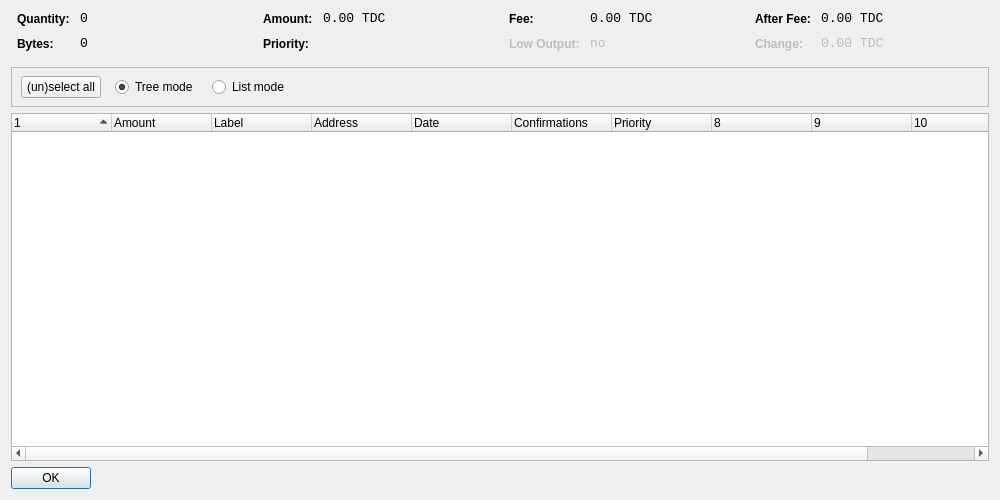
<?xml version="1.0" encoding="UTF-8"?>
<ui version="4.0">
 <class>CoinControlDialog</class>
 <widget class="QDialog" name="CoinControlDialog">
  <property name="geometry">
   <rect>
    <x>0</x>
    <y>0</y>
    <width>1000</width>
    <height>500</height>
   </rect>
  </property>
  <property name="windowTitle">
   <string>Coin Control</string>
  </property>
  <layout class="QVBoxLayout" name="verticalLayout">
   <item>
    <layout class="QHBoxLayout" name="horizontalLayoutTop" stretch="0,0,0,0">
     <property name="topMargin">
      <number>0</number>
     </property>
     <property name="bottomMargin">
      <number>10</number>
     </property>
     <item>
      <layout class="QFormLayout" name="formLayoutCoinControl1">
       <property name="horizontalSpacing">
        <number>10</number>
       </property>
       <property name="verticalSpacing">
        <number>10</number>
       </property>
       <property name="leftMargin">
        <number>6</number>
       </property>
       <property name="rightMargin">
        <number>6</number>
       </property>
       <item row="0" column="0">
        <widget class="QLabel" name="labelCoinControlQuantityText">
         <property name="styleSheet">
          <string notr="true">font-weight:bold;</string>
         </property>
         <property name="text">
          <string>Quantity:</string>
         </property>
        </widget>
       </item>
       <item row="0" column="1">
        <widget class="QLabel" name="labelCoinControlQuantity">
         <property name="font">
          <font>
           <family>Monospace</family>
           <pointsize>10</pointsize>
          </font>
         </property>
         <property name="cursor">
          <cursorShape>IBeamCursor</cursorShape>
         </property>
         <property name="contextMenuPolicy">
          <enum>Qt::ActionsContextMenu</enum>
         </property>
         <property name="text">
          <string notr="true">0</string>
         </property>
         <property name="textInteractionFlags">
          <set>Qt::LinksAccessibleByMouse|Qt::TextSelectableByKeyboard|Qt::TextSelectableByMouse</set>
         </property>
        </widget>
       </item>
       <item row="1" column="0">
        <widget class="QLabel" name="labelCoinControlBytesText">
         <property name="styleSheet">
          <string notr="true">font-weight:bold;</string>
         </property>
         <property name="text">
          <string>Bytes:</string>
         </property>
        </widget>
       </item>
       <item row="1" column="1">
        <widget class="QLabel" name="labelCoinControlBytes">
         <property name="font">
          <font>
           <family>Monospace</family>
           <pointsize>10</pointsize>
          </font>
         </property>
         <property name="cursor">
          <cursorShape>IBeamCursor</cursorShape>
         </property>
         <property name="contextMenuPolicy">
          <enum>Qt::ActionsContextMenu</enum>
         </property>
         <property name="text">
          <string notr="true">0</string>
         </property>
         <property name="textInteractionFlags">
          <set>Qt::LinksAccessibleByMouse|Qt::TextSelectableByKeyboard|Qt::TextSelectableByMouse</set>
         </property>
        </widget>
       </item>
      </layout>
     </item>
     <item>
      <layout class="QFormLayout" name="formLayoutCoinControl2">
       <property name="horizontalSpacing">
        <number>10</number>
       </property>
       <property name="verticalSpacing">
        <number>10</number>
       </property>
       <property name="leftMargin">
        <number>6</number>
       </property>
       <property name="rightMargin">
        <number>6</number>
       </property>
       <item row="0" column="0">
        <widget class="QLabel" name="labelCoinControlAmountText">
         <property name="styleSheet">
          <string notr="true">font-weight:bold;</string>
         </property>
         <property name="text">
          <string>Amount:</string>
         </property>
        </widget>
       </item>
       <item row="0" column="1">
        <widget class="QLabel" name="labelCoinControlAmount">
         <property name="font">
          <font>
           <family>Monospace</family>
           <pointsize>10</pointsize>
          </font>
         </property>
         <property name="cursor">
          <cursorShape>IBeamCursor</cursorShape>
         </property>
         <property name="contextMenuPolicy">
          <enum>Qt::ActionsContextMenu</enum>
         </property>
         <property name="text">
          <string notr="true">0.00 TDC</string>
         </property>
         <property name="textInteractionFlags">
          <set>Qt::LinksAccessibleByMouse|Qt::TextSelectableByKeyboard|Qt::TextSelectableByMouse</set>
         </property>
        </widget>
       </item>
       <item row="1" column="0">
        <widget class="QLabel" name="labelCoinControlPriorityText">
         <property name="styleSheet">
          <string notr="true">font-weight:bold;</string>
         </property>
         <property name="text">
          <string>Priority:</string>
         </property>
        </widget>
       </item>
       <item row="1" column="1">
        <widget class="QLabel" name="labelCoinControlPriority">
         <property name="font">
          <font>
           <family>Monospace</family>
           <pointsize>10</pointsize>
          </font>
         </property>
         <property name="cursor">
          <cursorShape>IBeamCursor</cursorShape>
         </property>
         <property name="contextMenuPolicy">
          <enum>Qt::ActionsContextMenu</enum>
         </property>
         <property name="text">
          <string/>
         </property>
         <property name="textInteractionFlags">
          <set>Qt::LinksAccessibleByMouse|Qt::TextSelectableByKeyboard|Qt::TextSelectableByMouse</set>
         </property>
        </widget>
       </item>
      </layout>
     </item>
     <item>
      <layout class="QFormLayout" name="formLayoutCoinControl3">
       <property name="horizontalSpacing">
        <number>10</number>
       </property>
       <property name="verticalSpacing">
        <number>10</number>
       </property>
       <property name="leftMargin">
        <number>6</number>
       </property>
       <property name="rightMargin">
        <number>6</number>
       </property>
       <item row="0" column="0">
        <widget class="QLabel" name="labelCoinControlFeeText">
         <property name="styleSheet">
          <string notr="true">font-weight:bold;</string>
         </property>
         <property name="text">
          <string>Fee:</string>
         </property>
        </widget>
       </item>
       <item row="0" column="1">
        <widget class="QLabel" name="labelCoinControlFee">
         <property name="font">
          <font>
           <family>Monospace</family>
           <pointsize>10</pointsize>
          </font>
         </property>
         <property name="cursor">
          <cursorShape>IBeamCursor</cursorShape>
         </property>
         <property name="contextMenuPolicy">
          <enum>Qt::ActionsContextMenu</enum>
         </property>
         <property name="text">
          <string notr="true">0.00 TDC</string>
         </property>
         <property name="textInteractionFlags">
          <set>Qt::LinksAccessibleByMouse|Qt::TextSelectableByKeyboard|Qt::TextSelectableByMouse</set>
         </property>
        </widget>
       </item>
       <item row="1" column="0">
        <widget class="QLabel" name="labelCoinControlLowOutputText">
         <property name="enabled">
          <bool>false</bool>
         </property>
         <property name="styleSheet">
          <string notr="true">font-weight:bold;</string>
         </property>
         <property name="text">
          <string>Low Output:</string>
         </property>
        </widget>
       </item>
       <item row="1" column="1">
        <widget class="QLabel" name="labelCoinControlLowOutput">
         <property name="enabled">
          <bool>false</bool>
         </property>
         <property name="font">
          <font>
           <family>Monospace</family>
           <pointsize>10</pointsize>
          </font>
         </property>
         <property name="cursor">
          <cursorShape>IBeamCursor</cursorShape>
         </property>
         <property name="contextMenuPolicy">
          <enum>Qt::ActionsContextMenu</enum>
         </property>
         <property name="text">
          <string notr="true">no</string>
         </property>
         <property name="textInteractionFlags">
          <set>Qt::LinksAccessibleByMouse|Qt::TextSelectableByKeyboard|Qt::TextSelectableByMouse</set>
         </property>
        </widget>
       </item>
      </layout>
     </item>
     <item>
      <layout class="QFormLayout" name="formLayoutCoinControl4">
       <property name="horizontalSpacing">
        <number>10</number>
       </property>
       <property name="verticalSpacing">
        <number>10</number>
       </property>
       <property name="leftMargin">
        <number>6</number>
       </property>
       <property name="rightMargin">
        <number>6</number>
       </property>
       <item row="0" column="0">
        <widget class="QLabel" name="labelCoinControlAfterFeeText">
         <property name="styleSheet">
          <string notr="true">font-weight:bold;</string>
         </property>
         <property name="text">
          <string>After Fee:</string>
         </property>
        </widget>
       </item>
       <item row="0" column="1">
        <widget class="QLabel" name="labelCoinControlAfterFee">
         <property name="font">
          <font>
           <family>Monospace</family>
           <pointsize>10</pointsize>
          </font>
         </property>
         <property name="cursor">
          <cursorShape>IBeamCursor</cursorShape>
         </property>
         <property name="contextMenuPolicy">
          <enum>Qt::ActionsContextMenu</enum>
         </property>
         <property name="text">
          <string notr="true">0.00 TDC</string>
         </property>
         <property name="textInteractionFlags">
          <set>Qt::LinksAccessibleByMouse|Qt::TextSelectableByKeyboard|Qt::TextSelectableByMouse</set>
         </property>
        </widget>
       </item>
       <item row="1" column="0">
        <widget class="QLabel" name="labelCoinControlChangeText">
         <property name="enabled">
          <bool>false</bool>
         </property>
         <property name="styleSheet">
          <string notr="true">font-weight:bold;</string>
         </property>
         <property name="text">
          <string>Change:</string>
         </property>
        </widget>
       </item>
       <item row="1" column="1">
        <widget class="QLabel" name="labelCoinControlChange">
         <property name="enabled">
          <bool>false</bool>
         </property>
         <property name="font">
          <font>
           <family>Monospace</family>
           <pointsize>10</pointsize>
          </font>
         </property>
         <property name="cursor">
          <cursorShape>IBeamCursor</cursorShape>
         </property>
         <property name="contextMenuPolicy">
          <enum>Qt::ActionsContextMenu</enum>
         </property>
         <property name="text">
          <string notr="true">0.00 TDC</string>
         </property>
         <property name="textInteractionFlags">
          <set>Qt::LinksAccessibleByMouse|Qt::TextSelectableByKeyboard|Qt::TextSelectableByMouse</set>
         </property>
        </widget>
       </item>
      </layout>
     </item>
    </layout>
   </item>
   <item>
    <widget class="QFrame" name="frame">
     <property name="minimumSize">
      <size>
       <width>0</width>
       <height>40</height>
      </size>
     </property>
     <property name="frameShape">
      <enum>QFrame::StyledPanel</enum>
     </property>
     <property name="frameShadow">
      <enum>QFrame::Sunken</enum>
     </property>
     <widget class="QWidget" name="horizontalLayoutWidget">
      <property name="geometry">
       <rect>
        <x>10</x>
        <y>0</y>
        <width>781</width>
        <height>41</height>
       </rect>
      </property>
      <layout class="QHBoxLayout" name="horizontalLayoutPanel" stretch="0,0,0,0,0">
       <property name="spacing">
        <number>14</number>
       </property>
       <item>
        <widget class="QPushButton" name="pushButtonSelectAll">
         <property name="sizePolicy">
          <sizepolicy hsizetype="Maximum" vsizetype="Fixed">
           <horstretch>0</horstretch>
           <verstretch>0</verstretch>
          </sizepolicy>
         </property>
         <property name="text">
          <string>(un)select all</string>
         </property>
        </widget>
       </item>
       <item>
        <widget class="QRadioButton" name="radioTreeMode">
         <property name="sizePolicy">
          <sizepolicy hsizetype="Maximum" vsizetype="Fixed">
           <horstretch>0</horstretch>
           <verstretch>0</verstretch>
          </sizepolicy>
         </property>
         <property name="text">
          <string>Tree mode</string>
         </property>
         <property name="checked">
          <bool>true</bool>
         </property>
        </widget>
       </item>
       <item>
        <widget class="QRadioButton" name="radioListMode">
         <property name="sizePolicy">
          <sizepolicy hsizetype="Maximum" vsizetype="Fixed">
           <horstretch>0</horstretch>
           <verstretch>0</verstretch>
          </sizepolicy>
         </property>
         <property name="text">
          <string>List mode</string>
         </property>
        </widget>
       </item>
       <item>
        <spacer name="horizontalSpacer">
         <property name="orientation">
          <enum>Qt::Horizontal</enum>
         </property>
         <property name="sizeHint" stdset="0">
          <size>
           <width>40</width>
           <height>20</height>
          </size>
         </property>
        </spacer>
       </item>
      </layout>
     </widget>
    </widget>
   </item>
   <item>
    <widget class="CoinControlTreeWidget" name="treeWidget">
     <property name="contextMenuPolicy">
      <enum>Qt::CustomContextMenu</enum>
     </property>
     <property name="sortingEnabled">
      <bool>false</bool>
     </property>
     <property name="columnCount">
      <number>11</number>
     </property>
     <attribute name="headerShowSortIndicator" stdset="0">
      <bool>true</bool>
     </attribute>
     <attribute name="headerStretchLastSection">
      <bool>false</bool>
     </attribute>
     <column>
      <property name="text">
       <string/>
      </property>
     </column>
     <column>
      <property name="text">
       <string>Amount</string>
      </property>
     </column>
     <column>
      <property name="text">
       <string>Label</string>
      </property>
     </column>
     <column>
      <property name="text">
       <string>Address</string>
      </property>
     </column>
     <column>
      <property name="text">
       <string>Date</string>
      </property>
     </column>
     <column>
      <property name="text">
       <string>Confirmations</string>
      </property>
      <property name="toolTip">
       <string>Confirmed</string>
      </property>
     </column>
     <column>
      <property name="text">
       <string>Priority</string>
      </property>
     </column>
     <column>
      <property name="text">
       <string/>
      </property>
     </column>
     <column>
      <property name="text">
       <string/>
      </property>
     </column>
     <column>
      <property name="text">
       <string/>
      </property>
     </column>
     <column>
      <property name="text">
       <string/>
      </property>
     </column>
    </widget>
   </item>
   <item>
    <widget class="QDialogButtonBox" name="buttonBox">
     <property name="sizePolicy">
      <sizepolicy hsizetype="Maximum" vsizetype="Fixed">
       <horstretch>0</horstretch>
       <verstretch>0</verstretch>
      </sizepolicy>
     </property>
     <property name="orientation">
      <enum>Qt::Horizontal</enum>
     </property>
     <property name="standardButtons">
      <set>QDialogButtonBox::Ok</set>
     </property>
    </widget>
   </item>
  </layout>
 </widget>
 <customwidgets>
  <customwidget>
   <class>CoinControlTreeWidget</class>
   <extends>QTreeWidget</extends>
   <header>coincontroltreewidget.h</header>
  </customwidget>
 </customwidgets>
 <resources/>
 <connections/>
</ui>
